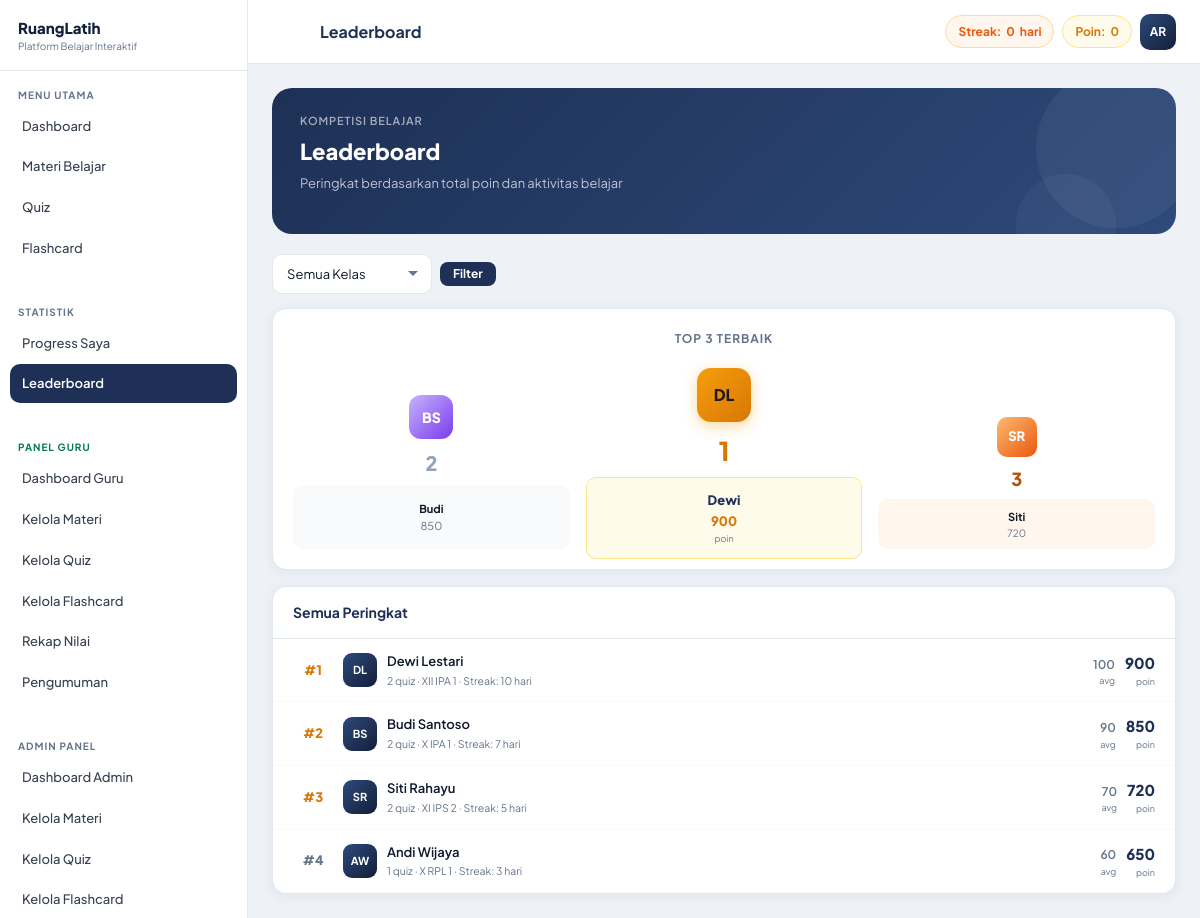
The page /pages/leaderboard.php (signed in) on the database its author committed.
### tables this page shows
CREATE TABLE users (
    id          INT AUTO_INCREMENT PRIMARY KEY,
    name        VARCHAR(100) NOT NULL,
    email       VARCHAR(150) UNIQUE NOT NULL,
    password    VARCHAR(255) NOT NULL,
    role        ENUM('user','admin','guru') DEFAULT 'user',
    nisn        VARCHAR(10)  DEFAULT NULL COMMENT '10 digit Nomor Induk Siswa Nasional',
    no_absen    TINYINT UNSIGNED DEFAULT NULL COMMENT 'Nomor absen di kelas',
    kelas       VARCHAR(30)  DEFAULT NULL  COMMENT 'Contoh: X IPA 1, XI RPL 2',
    avatar      VARCHAR(255) DEFAULT NULL,
    total_points INT DEFAULT 0,
    streak      INT DEFAULT 0,
    last_active DATE DEFAULT NULL,
    created_at  TIMESTAMP DEFAULT CURRENT_TIMESTAMP
);

### includes/functions.php (called while the page is built, shortened)
<?php
function getCurrentUser() {
    $db = getDB(); $id = (int)$_SESSION['user_id'];
    $r  = $db->query("SELECT * FROM users WHERE id=$id LIMIT 1");
    return $r ? $r->fetch_assoc() : null;
}
function getInitials($name) {
    $w=explode(' ',trim($name)); $i='';
    foreach(array_slice($w,0,2) as $word) $i.=strtoupper(substr($word,0,1));
    return $i;
}

### pages/leaderboard.php (the view, shortened to what this page needs)
<?php
require_once __DIR__ . '/../includes/functions.php';
$user = getCurrentUser(); $db = getDB(); $uid = (int)$_SESSION['user_id'];
$pageTitle = 'Leaderboard';
$lb   = $db->query("SELECT u.id,u.name,u.kelas,u.total_points,u.streak,COUNT(qr.id) as tq,COALESCE(AVG(qr.score),0) as avg
    FROM users u LEFT JOIN quiz_results qr ON u.id=qr.user_id
    WHERE u.role='user' GROUP BY u.id ORDER BY u.total_points DESC,avg DESC LIMIT 20");
$rows = []; $rank = 0; $myRank = 0;
while ($r = $lb->fetch_assoc()) { $rank++; $r['rank'] = $rank; if ($r['id'] == $uid) $myRank = $rank; $rows[] = $r; }
include __DIR__ . '/../includes/header.php';
?>
<div class="page-banner" style="margin-bottom:20px">
    <div class="pb-label">Kompetisi Belajar</div>
    <div class="pb-title">Leaderboard</div>
    <div class="pb-sub">Peringkat berdasarkan total poin dan aktivitas belajar</div>
</div>
<form method="GET" style="margin-bottom:14px;display:flex;gap:8px;flex-wrap:wrap;align-items:center">
    <select name="kelas" class="form-input form-select" style="width:auto;min-width:160px;font-size:13px">
        <option value="">Semua Kelas</option>
    </select>
    <button type="submit" class="btn btn-navy btn-sm">Filter</button>
</form>
<?php if (count($rows) >= 3): ?>
<div class="card card-pad" style="margin-bottom:16px">
    <div style="text-align:center;font-weight:700;font-size:12px;color:var(--muted);text-transform:uppercase;letter-spacing:.08em;margin-bottom:20px">Top 3 Terbaik</div>
    <div style="display:flex;align-items:flex-end;justify-content:center;gap:16px">
        <div style="text-align:center;flex:1">
            <div style="width:44px;height:44px;border-radius:12px;background:linear-gradient(135deg,#c4b5fd,#7c3aed);color:#fff;font-weight:800;display:flex;align-items:center;justify-content:center;margin:0 auto 8px;font-size:14px"><?= getInitials($rows[1]['name']) ?></div>
            <div style="font-size:20px;font-weight:900;color:#94a3b8;margin-bottom:6px">2</div>
            <div style="background:#f8fafc;border-radius:10px;padding:10px 6px;height:64px;display:flex;flex-direction:column;align-items:center;justify-content:center">
                <div style="font-size:11px;font-weight:700;color:var(--text)"><?= htmlspecialchars(explode(' ', $rows[1]['name'])[0]) ?></div>
                <div style="font-size:11px;color:var(--muted)"><?= number_format($rows[1]['total_points']) ?></div>
            </div>
        </div>
        <div style="text-align:center;flex:1;margin-bottom:-10px">
            <div style="width:54px;height:54px;border-radius:14px;background:linear-gradient(135deg,var(--gold),#d97706);color:#1a1a1a;font-weight:800;display:flex;align-items:center;justify-content:center;margin:0 auto 8px;font-size:16px;box-shadow:0 4px 14px rgba(245,158,11,.4)"><?= getInitials($rows[0]['name']) ?></div>
            <div style="font-size:26px;font-weight:900;color:#d97706;margin-bottom:6px">1</div>
            <div style="background:var(--gold-pale);border:1px solid var(--gold-lt);border-radius:10px;padding:12px 8px;height:82px;display:flex;flex-direction:column;align-items:center;justify-content:center">
                <div style="font-size:13px;font-weight:800;color:var(--navy)"><?= htmlspecialchars(explode(' ', $rows[0]['name'])[0]) ?></div>
                <div style="font-size:13px;font-weight:800;color:var(--gold-dk)"><?= number_format($rows[0]['total_points']) ?></div>
                <div style="font-size:9px;color:var(--muted)">poin</div>
            </div>
        </div>
        <div style="text-align:center;flex:1">
            <div style="width:40px;height:40px;border-radius:10px;background:linear-gradient(135deg,#fdba74,#ea580c);color:#fff;font-weight:800;display:flex;align-items:center;justify-content:center;margin:0 auto 8px;font-size:13px"><?= getInitials($rows[2]['name']) ?></div>
            <div style="font-size:18px;font-weight:900;color:#b45309;margin-bottom:6px">3</div>
            <div style="background:#fff7ed;border-radius:10px;padding:8px 6px;height:50px;display:flex;flex-direction:column;align-items:center;justify-content:center">
                <div style="font-size:11px;font-weight:700;color:var(--text)"><?= htmlspecialchars(explode(' ', $rows[2]['name'])[0]) ?></div>
                <div style="font-size:10px;color:var(--muted)"><?= number_format($rows[2]['total_points']) ?></div>
            </div>
        </div>
    </div>
</div>
<?php endif; ?>
<div class="card" style="overflow:hidden">
    <div style="padding:14px 20px;border-bottom:1px solid var(--border);font-weight:700;font-size:14px;color:var(--navy)">Semua Peringkat</div>
    <?php foreach ($rows as $r): $isMe = $r['id'] == $uid; ?>
    <div style="display:grid;grid-template-columns:40px 1fr auto auto;gap:10px;align-items:center;padding:12px 20px;border-bottom:1px solid #f8fafc;<?= $isMe ? 'background:var(--navy-pale);border-left:4px solid var(--navy);' : '' ?>">
        <div style="text-align:center;font-weight:800;font-size:13px;color:<?= $r['rank'] <= 3 ? 'var(--gold-dk)' : 'var(--muted)' ?>">
            #<?= $r['rank'] ?>
        </div>
        <div style="display:flex;align-items:center;gap:10px">
            <div style="width:34px;height:34px;border-radius:9px;background:linear-gradient(135deg,var(--navy-lt),var(--navy-dk));color:#fff;font-weight:700;font-size:11px;display:flex;align-items:center;justify-content:center;flex-shrink:0"><?= getInitials($r['name']) ?></div>
            <div>
                <div style="font-weight:600;font-size:13px;color:var(--text);display:flex;align-items:center;gap:6px">
                    <?= htmlspecialchars($r['name']) ?>
                </div>
                <div style="font-size:10.5px;color:var(--muted);margin-top:1px">
                    <?= $r['tq'] ?> quiz
                    <?php if ($r['kelas']): ?> &middot; <?= htmlspecialchars($r['kelas']) ?><?php endif; ?>
                    <?php if ($r['streak'] > 0): ?> &middot; Streak: <?= $r['streak'] ?> hari<?php endif; ?>
                </div>
            </div>
        </div>
        <div style="text-align:right">
            <span style="font-size:12px;font-weight:600;color:var(--muted)"><?= round($r['avg'], 1) ?></span>
            <div style="font-size:9px;color:var(--muted)">avg</div>
        </div>
        <div style="text-align:right">
            <div style="font-weight:900;font-size:15px;color:var(--navy)"><?= number_format($r['total_points']) ?></div>
            <div style="font-size:9px;color:var(--muted)">poin</div>
        </div>
    </div>
    <?php endforeach; ?>
</div>
<?php include __DIR__ . '/../includes/footer.php'; ?>

### includes/header.php (shortened to what this page needs)
<!DOCTYPE html>
<html lang="id">
<head>
<link href="https://cdn.jsdelivr.net/npm/@tabler/icons-webfont@2.40.0/tabler-icons.min.css" rel="stylesheet">
<link rel="stylesheet" href="<?= APP_URL ?>/assets/css/custom.css">
</head>
<body>
<div class="app-wrap">
<?php include __DIR__ . '/sidebar.php'; ?>
<div class="main-area">
<header class="topbar">
    <div class="topbar-left">
        <button class="topbar-menu-btn" onclick="toggleSidebar()">
        </button>
        <div class="topbar-title"><?= isset($pageTitle) ? htmlspecialchars($pageTitle) : APP_NAME ?></div>
    </div>
    <div class="topbar-right">
        <?php if ($user): ?>
        <div class="topbar-badge topbar-streak">
            Streak: <strong><?= (int)$user['streak'] ?></strong> hari
        </div>
        <div class="topbar-badge topbar-pts">
            Poin: <strong><?= number_format((int)$user['total_points']) ?></strong>
        </div>
        <div class="topbar-avatar" title="<?= htmlspecialchars($user['name']) ?>">
            <?= getInitials($user['name']) ?>
        </div>
        <?php endif; ?>
    </div>
</header>
<main class="page-content">

### assets/css/custom.css (style rules this page uses)
:root { --navy: #1e3055; --navy-dk: #131f3a; --navy-lt: #2d4a7a; --navy-pale: #eef2ff; --gold: #f59e0b; --gold-dk: #d97706; --gold-lt: #fde68a; --gold-pale: #fffbeb; --bg: #eef2f7; --white: #ffffff; --text: #0f172a; --muted: #64748b; --border: #e2e8f0; --r: 14px; --r-lg: 20px; --r-xl: 28px; --shadow: 0 2px 12px rgba(30,48,85,.07); --shadow-lg: 0 8px 32px rgba(30,48,85,.14); --sidebar-w: 248px; --topbar-h: 64px; }
*,:before,:after { box-sizing:border-box;margin:0;padding:0 }
body { font-family:'Plus Jakarta Sans',system-ui,sans-serif;background:var(--bg);color:var(--text);font-size:14px;line-height:1.6;-webkit-font-smoothing:antialiased }
input,select,textarea,button { font-family:inherit }
.app-wrap { display:flex;min-height:100vh }
.main-area { flex:1;display:flex;flex-direction:column;margin-left:var(--sidebar-w);min-width:0;transition:margin .3s }
.topbar { background:var(--white); border-bottom:1px solid var(--border); height:var(--topbar-h);padding:0 24px; display:flex;align-items:center;justify-content:space-between; position:sticky;top:0;z-index:80; flex-shrink:0; }
.topbar-left { display:flex;align-items:center;gap:12px }
.topbar-menu-btn { background:none;border:none;cursor:pointer; width:36px;height:36px;border-radius:9px; display:flex;align-items:center;justify-content:center; font-size:20px;color:var(--muted); transition:background .15s; }
.topbar-title { font-weight:700;font-size:16px;color:var(--navy) }
.topbar-right { display:flex;align-items:center;gap:8px }
.topbar-badge { display:flex;align-items:center;gap:5px; padding:6px 12px;border-radius:99px;font-size:12px;font-weight:700; }
.topbar-streak { background:#fff7ed;color:#ea580c;border:1px solid #fed7aa }
.topbar-pts { background:var(--gold-pale);color:var(--gold-dk);border:1px solid var(--gold-lt) }
.topbar-avatar { width:36px;height:36px;border-radius:10px; background:linear-gradient(135deg,var(--navy-lt),var(--navy-dk)); color:var(--white);font-weight:700;font-size:12px; display:flex;align-items:center;justify-content:center;cursor:pointer; }
.page-content { flex:1;padding:24px;animation:pgFade .25s ease }
.page-banner { background:linear-gradient(135deg,var(--navy) 0%,var(--navy-lt) 100%); border-radius:var(--r-lg);padding:24px 28px; color:var(--white);margin-bottom:20px; position:relative;overflow:hidden; }
.page-banner::before { content:'';position:absolute;right:-20px;top:-20px; width:160px;height:160px;border-radius:50%; background:rgba(255,255,255,.05); }
.page-banner::after { content:'';position:absolute;right:60px;bottom:-40px; width:100px;height:100px;border-radius:50%; background:rgba(255,255,255,.04); }
.pb-label { font-size:11px;color:rgba(255,255,255,.6);font-weight:600;text-transform:uppercase;letter-spacing:.08em;margin-bottom:4px }
.pb-title { font-size:22px;font-weight:800;margin-bottom:4px }
.pb-sub { font-size:13px;color:rgba(255,255,255,.7);margin-bottom:16px }
.btn { display:inline-flex;align-items:center;gap:7px;padding:9px 18px;border-radius:10px;font-size:13px;font-weight:700;border:none;cursor:pointer;transition:all .15s;line-height:1 }
.btn-navy { background:var(--navy);color:var(--white) }
.btn-sm { padding:6px 13px;font-size:12px;border-radius:8px }
.card { background:var(--white);border-radius:var(--r);border:1px solid var(--border);box-shadow:var(--shadow);overflow:hidden }
.card-pad { padding:20px }
.form-input { width:100%;padding:10px 14px; border:1.5px solid var(--border);border-radius:10px; font-size:13px;color:var(--text);background:var(--white); transition:border-color .15s,box-shadow .15s;outline:none; }
.form-select { appearance:none;background-repeat:no-repeat;background-position:right 12px center;padding-right:36px }

### rows shown on the page
users: streak "0", total_points "0", name "AR"
users: name "BS", name "Budi", total_points "850", rank "2", name "Budi Santoso", tq "2", kelas "X IPA 1", streak "7", avg "90"
users: name "DL", name "Dewi", total_points "900", rank "1", name "Dewi Lestari", tq "2", kelas "XII IPA 1", streak "10", avg "100"
users: name "SR", name "Siti", total_points "720", id "3", name "Siti Rahayu", tq "2", kelas "XI IPS 2", streak "5", avg "70"
users: id "4", name "AW", name "Andi Wijaya", tq "1", kelas "X RPL 1", streak "3", avg "60", total_points "650"

### other values the page prints
$pageTitle "Leaderboard"
